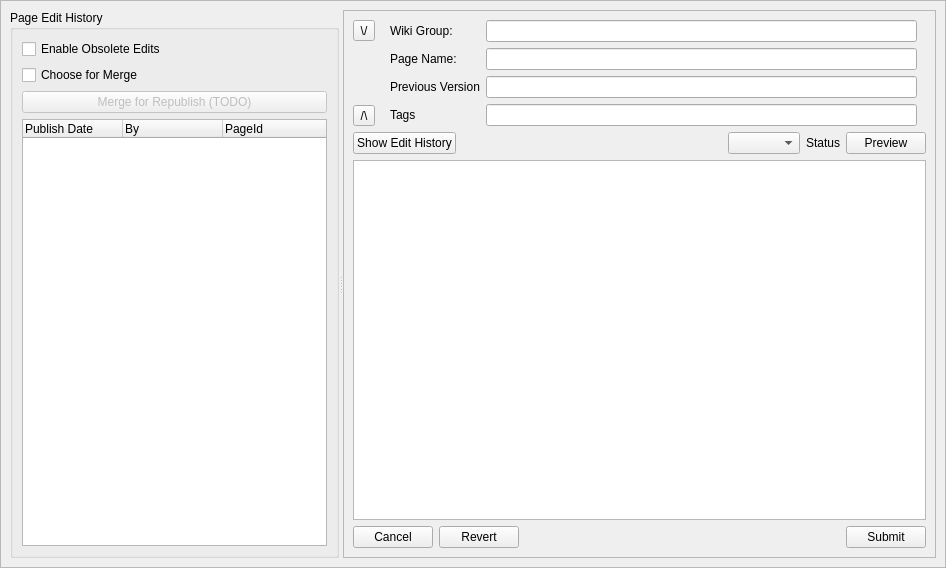
<?xml version="1.0" encoding="UTF-8"?>
<ui version="4.0">
 <class>WikiEditDialog</class>
 <widget class="QWidget" name="WikiEditDialog">
  <property name="geometry">
   <rect>
    <x>0</x>
    <y>0</y>
    <width>946</width>
    <height>568</height>
   </rect>
  </property>
  <property name="windowTitle">
   <string/>
  </property>
  <layout class="QGridLayout" name="gridLayout_3">
   <property name="verticalSpacing">
    <number>0</number>
   </property>
   <property name="margin">
    <number>0</number>
   </property>
   <item row="0" column="0">
    <widget class="HeaderFrame" name="headerFrame">
     <property name="frameShape">
      <enum>QFrame::StyledPanel</enum>
     </property>
     <property name="frameShadow">
      <enum>QFrame::Raised</enum>
     </property>
    </widget>
   </item>
   <item row="1" column="0">
    <widget class="QFrame" name="frame">
     <property name="frameShape">
      <enum>QFrame::StyledPanel</enum>
     </property>
     <property name="frameShadow">
      <enum>QFrame::Raised</enum>
     </property>
     <layout class="QVBoxLayout" name="verticalLayout_2">
      <item>
       <widget class="QSplitter" name="splitter_History">
        <property name="sizePolicy">
         <sizepolicy hsizetype="Expanding" vsizetype="Expanding">
          <horstretch>0</horstretch>
          <verstretch>0</verstretch>
         </sizepolicy>
        </property>
        <property name="orientation">
         <enum>Qt::Horizontal</enum>
        </property>
        <widget class="QGroupBox" name="groupBox_History">
         <property name="title">
          <string>Page Edit History</string>
         </property>
         <layout class="QVBoxLayout" name="verticalLayout_3">
          <item>
           <widget class="QCheckBox" name="checkBox_OldHistory">
            <property name="text">
             <string>Enable Obsolete Edits</string>
            </property>
           </widget>
          </item>
          <item>
           <widget class="QCheckBox" name="checkBox_Merge">
            <property name="text">
             <string>Choose for Merge</string>
            </property>
           </widget>
          </item>
          <item>
           <widget class="QPushButton" name="pushButton_Merge">
            <property name="enabled">
             <bool>false</bool>
            </property>
            <property name="text">
             <string>Merge for Republish (TODO)</string>
            </property>
           </widget>
          </item>
          <item>
           <widget class="QTreeWidget" name="treeWidget_History">
            <column>
             <property name="text">
              <string>Publish Date</string>
             </property>
            </column>
            <column>
             <property name="text">
              <string>By</string>
             </property>
            </column>
            <column>
             <property name="text">
              <string>PageId</string>
             </property>
            </column>
           </widget>
          </item>
         </layout>
        </widget>
        <widget class="QFrame" name="frame_3">
         <property name="frameShape">
          <enum>QFrame::StyledPanel</enum>
         </property>
         <property name="frameShadow">
          <enum>QFrame::Raised</enum>
         </property>
         <layout class="QVBoxLayout" name="verticalLayout_4" stretch="0,0,10,0">
          <item>
           <layout class="QHBoxLayout" name="horizontalLayout_3">
            <item>
             <layout class="QVBoxLayout" name="verticalLayout">
              <item>
               <widget class="QToolButton" name="toolButton_Show">
                <property name="text">
                 <string>\/</string>
                </property>
               </widget>
              </item>
              <item>
               <spacer name="verticalSpacer">
                <property name="orientation">
                 <enum>Qt::Vertical</enum>
                </property>
                <property name="sizeType">
                 <enum>QSizePolicy::MinimumExpanding</enum>
                </property>
                <property name="sizeHint" stdset="0">
                 <size>
                  <width>10</width>
                  <height>0</height>
                 </size>
                </property>
               </spacer>
              </item>
              <item>
               <widget class="QToolButton" name="toolButton_Hide">
                <property name="text">
                 <string>/\</string>
                </property>
               </widget>
              </item>
             </layout>
            </item>
            <item>
             <widget class="QFrame" name="frame">
              <property name="sizePolicy">
               <sizepolicy hsizetype="Preferred" vsizetype="MinimumExpanding">
                <horstretch>0</horstretch>
                <verstretch>0</verstretch>
               </sizepolicy>
              </property>
              <layout class="QFormLayout" name="formLayout">
               <property name="topMargin">
                <number>0</number>
               </property>
               <property name="bottomMargin">
                <number>0</number>
               </property>
               <item row="0" column="0">
                <widget class="QLabel" name="label_Group">
                 <property name="text">
                  <string>Wiki Group:</string>
                 </property>
                 <property name="buddy">
                  <cstring>frame</cstring>
                 </property>
                </widget>
               </item>
               <item row="0" column="1">
                <widget class="QLineEdit" name="lineEdit_Group">
                 <property name="readOnly">
                  <bool>true</bool>
                 </property>
                </widget>
               </item>
               <item row="1" column="0">
                <widget class="QLabel" name="label_Page">
                 <property name="text">
                  <string>Page Name:</string>
                 </property>
                </widget>
               </item>
               <item row="1" column="1">
                <widget class="QLineEdit" name="lineEdit_Page">
                 <property name="sizePolicy">
                  <sizepolicy hsizetype="Expanding" vsizetype="Fixed">
                   <horstretch>10</horstretch>
                   <verstretch>0</verstretch>
                  </sizepolicy>
                 </property>
                </widget>
               </item>
               <item row="2" column="0">
                <widget class="QLabel" name="label_PrevVersion">
                 <property name="text">
                  <string>Previous Version</string>
                 </property>
                </widget>
               </item>
               <item row="2" column="1">
                <widget class="QLineEdit" name="lineEdit_PrevVersion">
                 <property name="sizePolicy">
                  <sizepolicy hsizetype="Expanding" vsizetype="Fixed">
                   <horstretch>10</horstretch>
                   <verstretch>0</verstretch>
                  </sizepolicy>
                 </property>
                 <property name="readOnly">
                  <bool>true</bool>
                 </property>
                </widget>
               </item>
               <item row="3" column="0">
                <widget class="QLabel" name="label_Tags">
                 <property name="text">
                  <string>Tags</string>
                 </property>
                </widget>
               </item>
               <item row="3" column="1">
                <widget class="QLineEdit" name="lineEdit_Tags">
                 <property name="sizePolicy">
                  <sizepolicy hsizetype="Expanding" vsizetype="Fixed">
                   <horstretch>10</horstretch>
                   <verstretch>0</verstretch>
                  </sizepolicy>
                 </property>
                 <property name="text">
                  <string/>
                 </property>
                 <property name="readOnly">
                  <bool>true</bool>
                 </property>
                </widget>
               </item>
              </layout>
             </widget>
            </item>
           </layout>
          </item>
          <item>
           <layout class="QHBoxLayout" name="horizontalLayout_2">
            <item>
             <widget class="QPushButton" name="pushButton_History">
              <property name="text">
               <string>Show Edit History</string>
              </property>
             </widget>
            </item>
            <item>
             <spacer name="horizontalSpacer">
              <property name="orientation">
               <enum>Qt::Horizontal</enum>
              </property>
              <property name="sizeHint" stdset="0">
               <size>
                <width>178</width>
                <height>20</height>
               </size>
              </property>
             </spacer>
            </item>
            <item>
             <widget class="GxsIdChooser" name="comboBox_IdChooser"/>
            </item>
            <item>
             <widget class="QLabel" name="label_Status">
              <property name="text">
               <string>Status</string>
              </property>
             </widget>
            </item>
            <item>
             <widget class="QPushButton" name="pushButton_Preview">
              <property name="text">
               <string>Preview</string>
              </property>
             </widget>
            </item>
           </layout>
          </item>
          <item>
           <widget class="QTextEdit" name="textEdit"/>
          </item>
          <item>
           <layout class="QHBoxLayout" name="horizontalLayout">
            <item>
             <widget class="QPushButton" name="pushButton_Cancel">
              <property name="text">
               <string>Cancel</string>
              </property>
             </widget>
            </item>
            <item>
             <widget class="QPushButton" name="pushButton_Revert">
              <property name="text">
               <string>Revert</string>
              </property>
             </widget>
            </item>
            <item>
             <spacer name="horizontalSpacer_2">
              <property name="orientation">
               <enum>Qt::Horizontal</enum>
              </property>
              <property name="sizeHint" stdset="0">
               <size>
                <width>228</width>
                <height>20</height>
               </size>
              </property>
             </spacer>
            </item>
            <item>
             <widget class="QPushButton" name="pushButton_Submit">
              <property name="text">
               <string>Submit</string>
              </property>
             </widget>
            </item>
           </layout>
          </item>
         </layout>
        </widget>
       </widget>
      </item>
     </layout>
    </widget>
   </item>
  </layout>
 </widget>
 <customwidgets>
  <customwidget>
   <class>HeaderFrame</class>
   <extends>QFrame</extends>
   <header>gui/common/HeaderFrame.h</header>
   <container>1</container>
  </customwidget>
  <customwidget>
   <class>GxsIdChooser</class>
   <extends>QComboBox</extends>
   <header>gui/gxs/GxsIdChooser.h</header>
  </customwidget>
 </customwidgets>
 <resources>
  <include location="Wiki_images.qrc"/>
 </resources>
 <connections/>
</ui>
